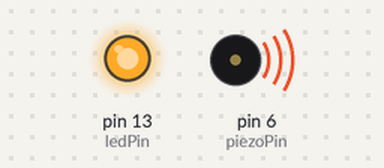
Simulated run of this sketch. Board: Arduino Uno, built with avr-gcc and run on an emulated ATmega328P. On the bench: output pins drawn as LEDs (lit = HIGH), buzzer (waves = sounding). What the sketch prints to the serial monitor is not drawn.

Above: at 0.1 s.
Timing chart, 0 to 1.6 s (numbered marks = the images above):
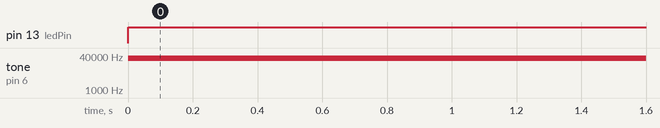

The sketch:

dengue_repelente2.ino
```cpp
int ledPin = 13;
int piezoPin = 6;
int frequency = 31000; // 31kHz - contra mosquito dengue!

void setup(){
  pinMode(piezoPin, OUTPUT);
  pinMode(ledPin, OUTPUT);

  Serial.begin(9600);
}

void loop(){

    digitalWrite(ledPin, HIGH);
    tone(piezoPin, frequency, 1000);
    Serial.print("Dengue Scare On");

}
```

Measured:
- by itself, pin 13 (ledPin): LOW → HIGH at 0.00 s
- by itself, tone on pin 6 (piezoPin): silent → 31000 Hz at 0.00 s
